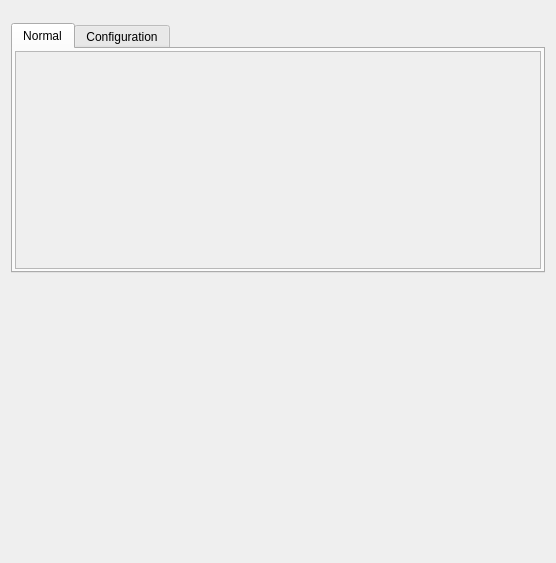
<?xml version="1.0" encoding="UTF-8"?>
<ui version="4.0">
 <class>Form</class>
 <widget class="QWidget" name="Form">
  <property name="geometry">
   <rect>
    <x>0</x>
    <y>0</y>
    <width>556</width>
    <height>563</height>
   </rect>
  </property>
  <property name="sizePolicy">
   <sizepolicy hsizetype="Preferred" vsizetype="Preferred">
    <horstretch>0</horstretch>
    <verstretch>0</verstretch>
   </sizepolicy>
  </property>
  <property name="windowTitle">
   <string>Form</string>
  </property>
  <layout class="QVBoxLayout" name="verticalLayout_3">
   <item>
    <widget class="TyphosDisplayTitle" name="TyphosDisplayTitle">
     <property name="toolTip">
      <string/>
     </property>
    </widget>
   </item>
   <item>
    <widget class="TyphosPositionerWidget" name="TyphosPositionerWidget">
     <property name="sizePolicy">
      <sizepolicy hsizetype="Preferred" vsizetype="Preferred">
       <horstretch>0</horstretch>
       <verstretch>0</verstretch>
      </sizepolicy>
     </property>
     <property name="maximumSize">
      <size>
       <width>16777215</width>
       <height>230</height>
      </size>
     </property>
     <property name="toolTip">
      <string/>
     </property>
    </widget>
   </item>
   <item>
    <widget class="QTabWidget" name="signal_tab">
     <property name="sizePolicy">
      <sizepolicy hsizetype="Expanding" vsizetype="Maximum">
       <horstretch>0</horstretch>
       <verstretch>0</verstretch>
      </sizepolicy>
     </property>
     <property name="minimumSize">
      <size>
       <width>0</width>
       <height>250</height>
      </size>
     </property>
     <property name="maximumSize">
      <size>
       <width>16777215</width>
       <height>500</height>
      </size>
     </property>
     <property name="autoFillBackground">
      <bool>false</bool>
     </property>
     <property name="tabPosition">
      <enum>QTabWidget::North</enum>
     </property>
     <property name="tabShape">
      <enum>QTabWidget::Rounded</enum>
     </property>
     <property name="currentIndex">
      <number>0</number>
     </property>
     <property name="elideMode">
      <enum>Qt::ElideNone</enum>
     </property>
     <property name="usesScrollButtons">
      <bool>false</bool>
     </property>
     <property name="documentMode">
      <bool>false</bool>
     </property>
     <property name="tabBarAutoHide">
      <bool>false</bool>
     </property>
     <widget class="QWidget" name="normal_tab">
      <attribute name="title">
       <string>Normal</string>
      </attribute>
      <layout class="QHBoxLayout" name="misc_tab_layout">
       <property name="leftMargin">
        <number>2</number>
       </property>
       <property name="topMargin">
        <number>2</number>
       </property>
       <property name="rightMargin">
        <number>2</number>
       </property>
       <property name="bottomMargin">
        <number>2</number>
       </property>
       <item>
        <widget class="QScrollArea" name="normal_scroll">
         <property name="horizontalScrollBarPolicy">
          <enum>Qt::ScrollBarAlwaysOff</enum>
         </property>
         <property name="sizeAdjustPolicy">
          <enum>QAbstractScrollArea::AdjustToContentsOnFirstShow</enum>
         </property>
         <property name="widgetResizable">
          <bool>true</bool>
         </property>
         <widget class="QWidget" name="normal_widget">
          <property name="geometry">
           <rect>
            <x>0</x>
            <y>0</y>
            <width>528</width>
            <height>215</height>
           </rect>
          </property>
          <layout class="QVBoxLayout" name="verticalLayout">
           <property name="leftMargin">
            <number>2</number>
           </property>
           <property name="topMargin">
            <number>2</number>
           </property>
           <property name="rightMargin">
            <number>2</number>
           </property>
           <property name="bottomMargin">
            <number>2</number>
           </property>
           <item>
            <widget class="TyphosSignalPanel" name="normal_panel">
             <property name="toolTip">
              <string/>
             </property>
             <property name="whatsThis">
              <string>
    Panel of Signals for Device
    </string>
             </property>
             <property name="showHints" stdset="0">
              <bool>false</bool>
             </property>
             <property name="showNormal" stdset="0">
              <bool>true</bool>
             </property>
             <property name="showConfig" stdset="0">
              <bool>false</bool>
             </property>
             <property name="showOmitted" stdset="0">
              <bool>false</bool>
             </property>
            </widget>
           </item>
           <item>
            <spacer name="normal_spacer">
             <property name="orientation">
              <enum>Qt::Vertical</enum>
             </property>
             <property name="sizeHint" stdset="0">
              <size>
               <width>20</width>
               <height>40</height>
              </size>
             </property>
            </spacer>
           </item>
          </layout>
         </widget>
        </widget>
       </item>
      </layout>
     </widget>
     <widget class="QWidget" name="config_tab">
      <attribute name="title">
       <string>Configuration</string>
      </attribute>
      <layout class="QHBoxLayout" name="config_tab_layout">
       <property name="leftMargin">
        <number>2</number>
       </property>
       <property name="topMargin">
        <number>2</number>
       </property>
       <property name="rightMargin">
        <number>2</number>
       </property>
       <property name="bottomMargin">
        <number>2</number>
       </property>
       <item>
        <widget class="QScrollArea" name="config_scroll">
         <property name="font">
          <font>
           <underline>false</underline>
          </font>
         </property>
         <property name="horizontalScrollBarPolicy">
          <enum>Qt::ScrollBarAlwaysOff</enum>
         </property>
         <property name="sizeAdjustPolicy">
          <enum>QAbstractScrollArea::AdjustToContentsOnFirstShow</enum>
         </property>
         <property name="widgetResizable">
          <bool>true</bool>
         </property>
         <widget class="QWidget" name="config_widget">
          <property name="geometry">
           <rect>
            <x>0</x>
            <y>0</y>
            <width>98</width>
            <height>28</height>
           </rect>
          </property>
          <layout class="QVBoxLayout" name="verticalLayout_2">
           <property name="leftMargin">
            <number>2</number>
           </property>
           <property name="topMargin">
            <number>2</number>
           </property>
           <property name="rightMargin">
            <number>2</number>
           </property>
           <property name="bottomMargin">
            <number>2</number>
           </property>
           <item>
            <widget class="TyphosSignalPanel" name="config_panel">
             <property name="sizePolicy">
              <sizepolicy hsizetype="Preferred" vsizetype="Maximum">
               <horstretch>0</horstretch>
               <verstretch>0</verstretch>
              </sizepolicy>
             </property>
             <property name="toolTip">
              <string/>
             </property>
             <property name="whatsThis">
              <string>
    Panel of Signals for Device
    </string>
             </property>
             <property name="showHints" stdset="0">
              <bool>false</bool>
             </property>
             <property name="showNormal" stdset="0">
              <bool>false</bool>
             </property>
             <property name="showOmitted" stdset="0">
              <bool>false</bool>
             </property>
            </widget>
           </item>
           <item>
            <spacer name="config_spacer">
             <property name="orientation">
              <enum>Qt::Vertical</enum>
             </property>
             <property name="sizeHint" stdset="0">
              <size>
               <width>20</width>
               <height>40</height>
              </size>
             </property>
            </spacer>
           </item>
          </layout>
         </widget>
        </widget>
       </item>
      </layout>
     </widget>
    </widget>
   </item>
   <item>
    <spacer name="verticalSpacer">
     <property name="orientation">
      <enum>Qt::Vertical</enum>
     </property>
     <property name="sizeHint" stdset="0">
      <size>
       <width>20</width>
       <height>40</height>
      </size>
     </property>
    </spacer>
   </item>
  </layout>
 </widget>
 <customwidgets>
  <customwidget>
   <class>TyphosSignalPanel</class>
   <extends>QWidget</extends>
   <header>typhos.panel</header>
  </customwidget>
  <customwidget>
   <class>TyphosPositionerWidget</class>
   <extends>QWidget</extends>
   <header>typhos.positioner</header>
  </customwidget>
  <customwidget>
   <class>TyphosDisplayTitle</class>
   <extends>QFrame</extends>
   <header>typhos.display</header>
  </customwidget>
 </customwidgets>
 <resources/>
 <connections/>
</ui>
